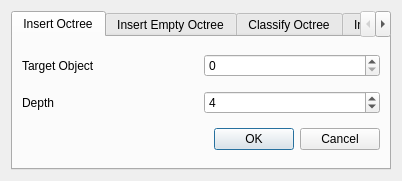
<?xml version="1.0" encoding="UTF-8"?>
<ui version="4.0">
 <class>OctreeDialog</class>
 <widget class="QDialog" name="OctreeDialog">
  <property name="geometry">
   <rect>
    <x>0</x>
    <y>0</y>
    <width>402</width>
    <height>181</height>
   </rect>
  </property>
  <property name="windowTitle">
   <string>Insert Octree</string>
  </property>
  <layout class="QVBoxLayout" name="verticalLayout">
   <item>
    <widget class="QTabWidget" name="tabWidget">
     <property name="currentIndex">
      <number>0</number>
     </property>
     <widget class="QWidget" name="tab">
      <attribute name="title">
       <string>Insert Octree</string>
      </attribute>
      <layout class="QVBoxLayout" name="verticalLayout_2">
       <item>
        <layout class="QHBoxLayout" name="horizontalLayout">
         <item>
          <widget class="QLabel" name="label">
           <property name="text">
            <string>Target Object</string>
           </property>
          </widget>
         </item>
         <item>
          <widget class="QSpinBox" name="targetIdSpn"/>
         </item>
        </layout>
       </item>
       <item>
        <layout class="QHBoxLayout" name="horizontalLayout_2">
         <item>
          <widget class="QLabel" name="label_2">
           <property name="text">
            <string>Depth</string>
           </property>
          </widget>
         </item>
         <item>
          <widget class="QSpinBox" name="octreeDepthSpn">
           <property name="minimum">
            <number>2</number>
           </property>
           <property name="value">
            <number>4</number>
           </property>
          </widget>
         </item>
        </layout>
       </item>
       <item>
        <widget class="QDialogButtonBox" name="insertOctreeBtn">
         <property name="orientation">
          <enum>Qt::Horizontal</enum>
         </property>
         <property name="standardButtons">
          <set>QDialogButtonBox::Cancel|QDialogButtonBox::Ok</set>
         </property>
        </widget>
       </item>
      </layout>
     </widget>
     <widget class="QWidget" name="tab_2">
      <attribute name="title">
       <string>Insert Empty Octree</string>
      </attribute>
      <layout class="QVBoxLayout" name="verticalLayout_3">
       <item>
        <layout class="QHBoxLayout" name="horizontalLayout_3">
         <item>
          <widget class="QLabel" name="label_3">
           <property name="text">
            <string>Octree Size</string>
           </property>
           <property name="alignment">
            <set>Qt::AlignLeading|Qt::AlignLeft|Qt::AlignVCenter</set>
           </property>
          </widget>
         </item>
         <item>
          <widget class="QDoubleSpinBox" name="octreeSize">
           <property name="decimals">
            <number>4</number>
           </property>
          </widget>
         </item>
        </layout>
       </item>
       <item>
        <widget class="QDialogButtonBox" name="insertEmptyOctreeBtn">
         <property name="standardButtons">
          <set>QDialogButtonBox::Cancel|QDialogButtonBox::Ok</set>
         </property>
        </widget>
       </item>
      </layout>
     </widget>
     <widget class="QWidget" name="tab_3">
      <attribute name="title">
       <string>Classify Octree</string>
      </attribute>
      <layout class="QVBoxLayout" name="verticalLayout_4">
       <item>
        <layout class="QHBoxLayout" name="horizontalLayout_6">
         <item>
          <widget class="QLabel" name="label_6">
           <property name="text">
            <string>Target Octree</string>
           </property>
          </widget>
         </item>
         <item>
          <widget class="QSpinBox" name="targetOctreeClssfSpn"/>
         </item>
        </layout>
       </item>
       <item>
        <layout class="QHBoxLayout" name="horizontalLayout_5">
         <item>
          <widget class="QLabel" name="label_5">
           <property name="text">
            <string>Target Object</string>
           </property>
          </widget>
         </item>
         <item>
          <widget class="QSpinBox" name="targetObjClssfSpn"/>
         </item>
        </layout>
       </item>
       <item>
        <layout class="QHBoxLayout" name="horizontalLayout_4">
         <item>
          <widget class="QLabel" name="label_4">
           <property name="text">
            <string>Depth</string>
           </property>
          </widget>
         </item>
         <item>
          <widget class="QSpinBox" name="octreeDepthClssfSpn">
           <property name="minimum">
            <number>2</number>
           </property>
           <property name="value">
            <number>4</number>
           </property>
          </widget>
         </item>
        </layout>
       </item>
       <item>
        <widget class="QDialogButtonBox" name="classifyOctree">
         <property name="standardButtons">
          <set>QDialogButtonBox::Cancel|QDialogButtonBox::Ok</set>
         </property>
        </widget>
       </item>
      </layout>
     </widget>
     <widget class="QWidget" name="tab_4">
      <attribute name="title">
       <string>Intersection</string>
      </attribute>
      <layout class="QVBoxLayout" name="verticalLayout_5">
       <item>
        <layout class="QHBoxLayout" name="horizontalLayout_7">
         <item>
          <widget class="QLabel" name="label_7">
           <property name="text">
            <string>Octree A</string>
           </property>
          </widget>
         </item>
         <item>
          <widget class="QSpinBox" name="targetOctreeASpn"/>
         </item>
        </layout>
       </item>
       <item>
        <layout class="QHBoxLayout" name="horizontalLayout_8">
         <item>
          <widget class="QLabel" name="label_8">
           <property name="text">
            <string>Octree B</string>
           </property>
          </widget>
         </item>
         <item>
          <widget class="QSpinBox" name="targetOctreeBSpn"/>
         </item>
        </layout>
       </item>
       <item>
        <widget class="QDialogButtonBox" name="intersectionBtn">
         <property name="standardButtons">
          <set>QDialogButtonBox::Cancel|QDialogButtonBox::Ok</set>
         </property>
        </widget>
       </item>
      </layout>
     </widget>
    </widget>
   </item>
  </layout>
 </widget>
 <resources/>
 <connections>
  <connection>
   <sender>insertOctreeBtn</sender>
   <signal>accepted()</signal>
   <receiver>OctreeDialog</receiver>
   <slot>accept()</slot>
   <hints>
    <hint type="sourcelabel">
     <x>248</x>
     <y>254</y>
    </hint>
    <hint type="destinationlabel">
     <x>157</x>
     <y>274</y>
    </hint>
   </hints>
  </connection>
  <connection>
   <sender>insertOctreeBtn</sender>
   <signal>rejected()</signal>
   <receiver>OctreeDialog</receiver>
   <slot>reject()</slot>
   <hints>
    <hint type="sourcelabel">
     <x>316</x>
     <y>260</y>
    </hint>
    <hint type="destinationlabel">
     <x>286</x>
     <y>274</y>
    </hint>
   </hints>
  </connection>
 </connections>
</ui>
